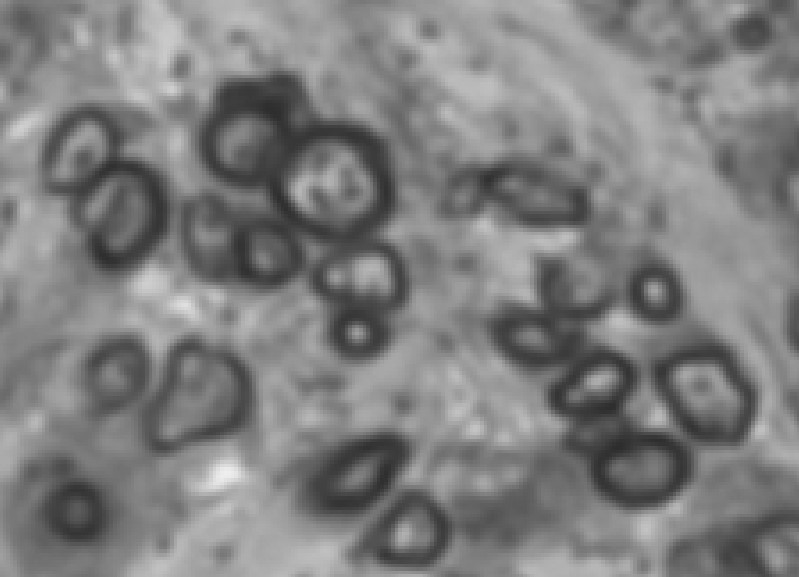
#> input picture 01_PDI/im_contrast_3.jpg, 799 x 577 px
$ jupyter execute Untitled.ipynb
#> lines starting #> are read from the running program, lines starting #| are printed output that depends on the picture; after the words box and inside, x2 and y2 are one past the last pixel; in counts of white or black regions, pixels touching at a corner belong together
[cell 1]
import cv2 as cv
import numpy as np
import matplotlib.pyplot as plt

[cell 2]
input_img = cv.imread('im_contrast_3.jpg', cv.IMREAD_COLOR)
#> input_img is the input picture: shape (577, 799, 3); min 44, max 239, mean 126.9
input_img = cv.cvtColor(input_img, cv.COLOR_BGR2GRAY)
#> input_img: shape (577, 799)
plt.imshow(input_img)
# input_img = cv.cvtColor(input_img, cv.COLOR_RGB2BGR)

#img = input_img[:,:,::-1]

[cell 3]
i_min = np.min(input_img)
#> i_min = 44
i_max = np.max(input_img)
#> i_max = 239

$$ A = {x | 0 < x < 254 }$$

$$ B = {y | 0 < y < 255 }$$

[cell 4]
A = 100
B = 150
# rango de la imagen
C = 0
D = 255
plt.imshow(input_img)

[cell 5]
im = input_img

im[input_img < A] = C
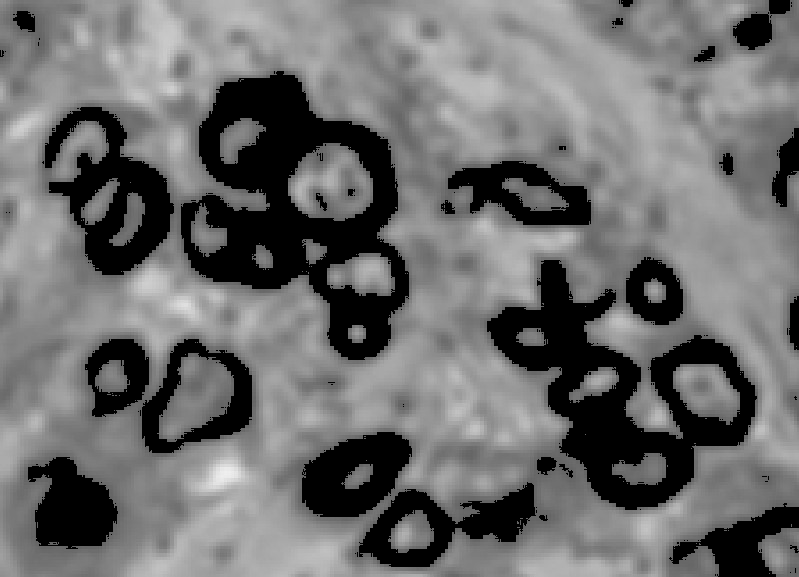
#> im: shape (577, 799); min 0, max 239, mean 109.3
im[input_img > B] = C
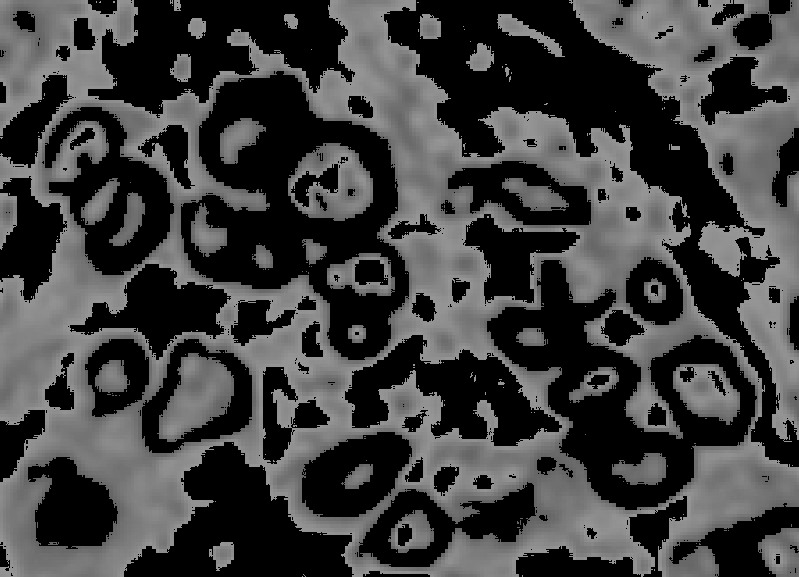
#> im: shape (577, 799); min 0, max 150, mean 63.3
im[input_img != C] = D
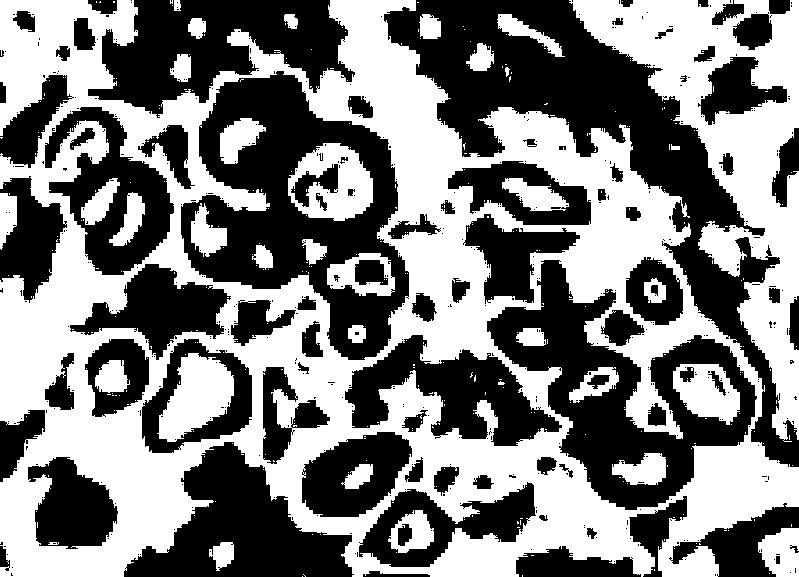
#> im: shape (577, 799); 49.7% white; 407 white regions (372 under 20 px), largest, box (x1, y1, x2, y2) and area: (0, 0, 799, 577) 167515, (569, 0, 799, 442) 31713, (157, 353, 234, 442) 4162
plt.imshow(im)

$ run again, with 01_PDI/im_contrast_1.jpg copied over 01_PDI/im_contrast_3.jpg
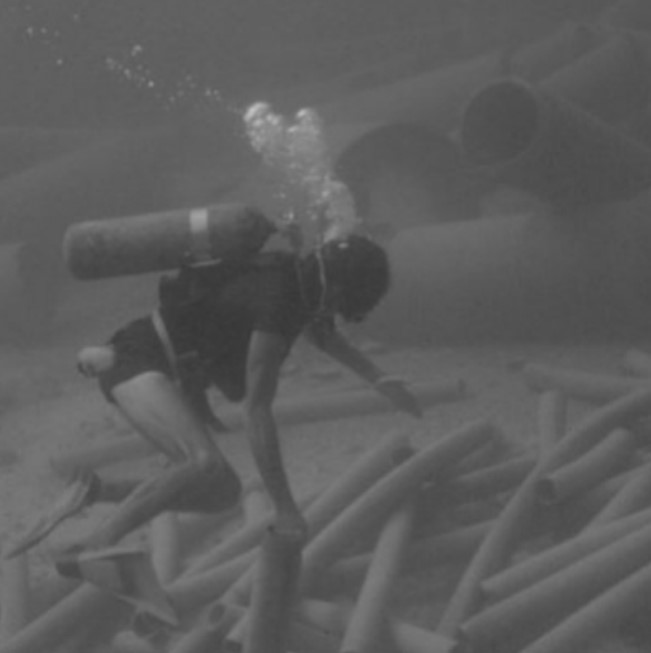
#> input picture 01_PDI/im_contrast_1.jpg, 651 x 653 px
#> input_img is the input picture: shape (653, 651, 3); min 54, max 193, mean 92.8
#> input_img: shape (653, 651)
#> i_min = 54
#> i_max = 193
#> `im[input_img > B] = C`:
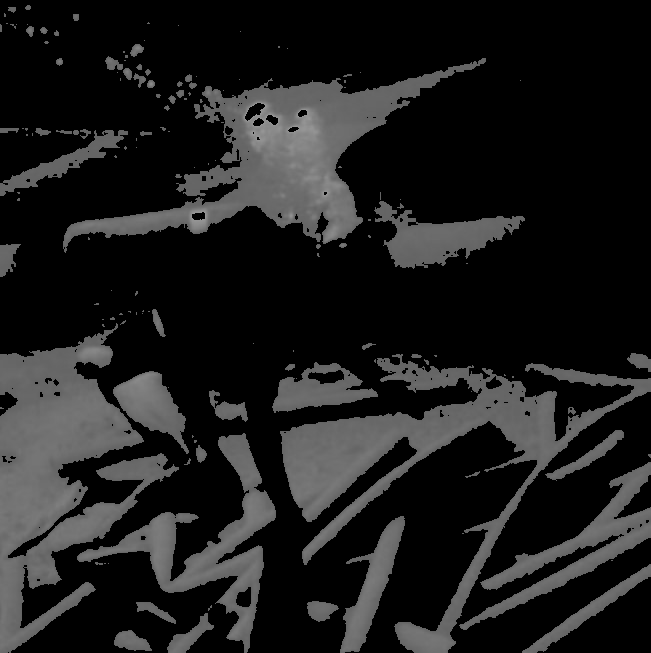
#> im: shape (653, 651); min 0, max 150, mean 29
#> `im[input_img != C] = D`:
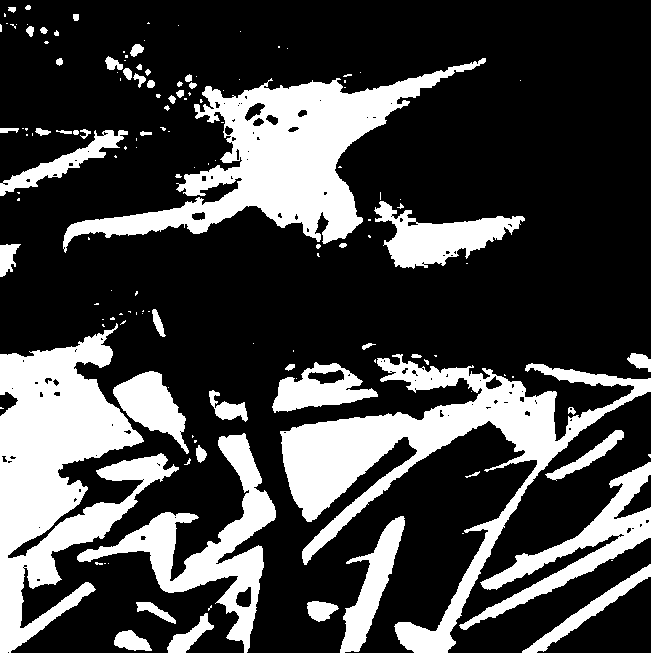
#> im: shape (653, 651); 26.8% white; 144 white regions (90 under 20 px), largest, box (x1, y1, x2, y2) and area: (0, 323, 179, 653) 25805, (280, 354, 651, 653) 24489, (63, 58, 486, 253) 23492

$ run again, with 01_PDI/im_contrast_4.jpg copied over 01_PDI/im_contrast_3.jpg
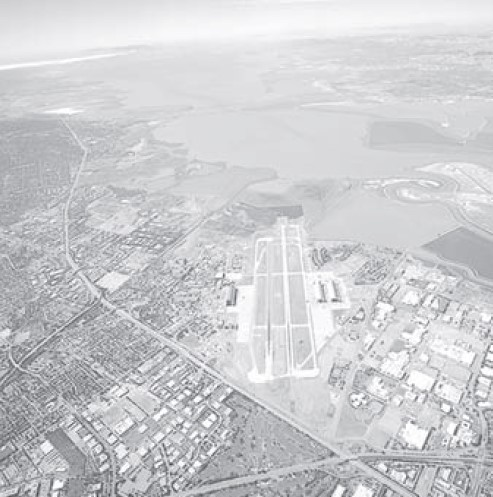
#> input picture 01_PDI/im_contrast_4.jpg, 493 x 497 px
#> input_img is the input picture: shape (497, 493, 3); mean B, G, R 207.9, 205.2, 204.7
#> input_img: shape (497, 493)
#> i_min = 63
#> i_max = 255
#> `im[input_img > B] = C`:
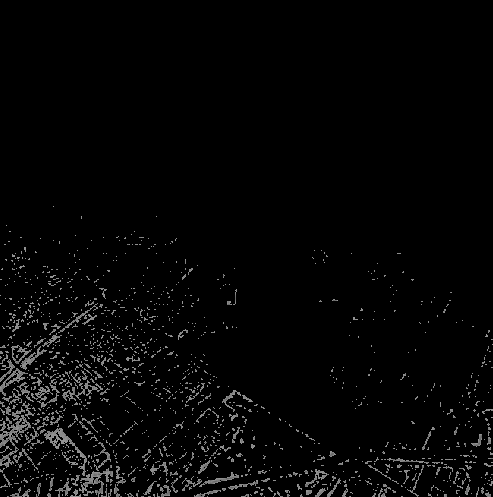
#> im: shape (497, 493); min 0, max 150, mean 5.8
#> `im[input_img != C] = D`:
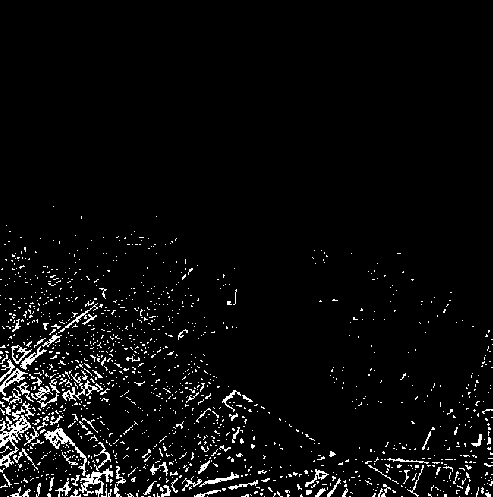
#> im: shape (497, 493); 4.2% white in thin lines or dots, all inside (x1, y1, x2, y2) = (0, 206, 493, 497)

$ run again, with 01_PDI/im_contrast_5.jpg copied over 01_PDI/im_contrast_3.jpg
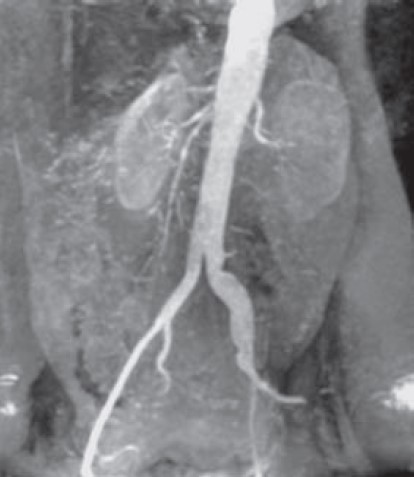
#> input picture 01_PDI/im_contrast_5.jpg, 414 x 477 px
#> input_img is the input picture: shape (477, 414, 3); mean B, G, R 133.3, 130.5, 129.8
#> input_img: shape (477, 414)
#> i_min = 30
#> i_max = 243
#> `im[input_img < A] = C`:
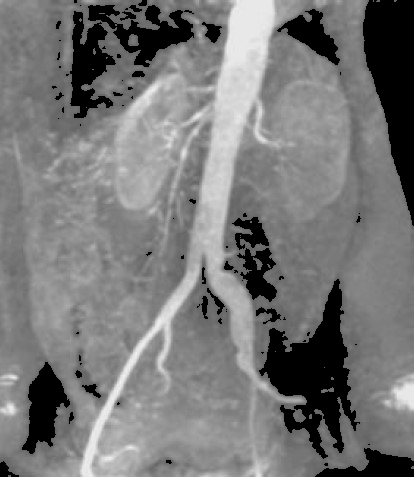
#> im: shape (477, 414); min 0, max 243, mean 119.5
#> `im[input_img != C] = D`:
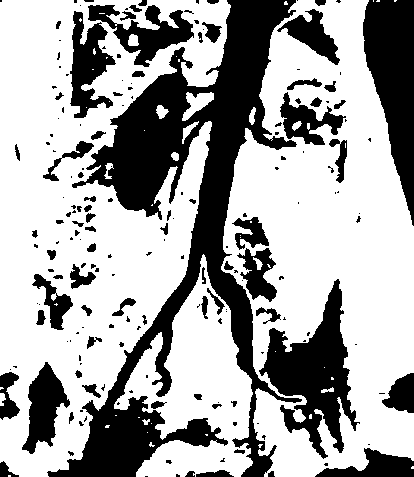
#> im: shape (477, 414); 65.4% white; 188 black regions (116 under 20 px), largest, box (x1, y1, x2, y2) and area: (47, 0, 302, 477) 33201, (259, 279, 360, 459) 7419, (363, 0, 414, 226) 6850
